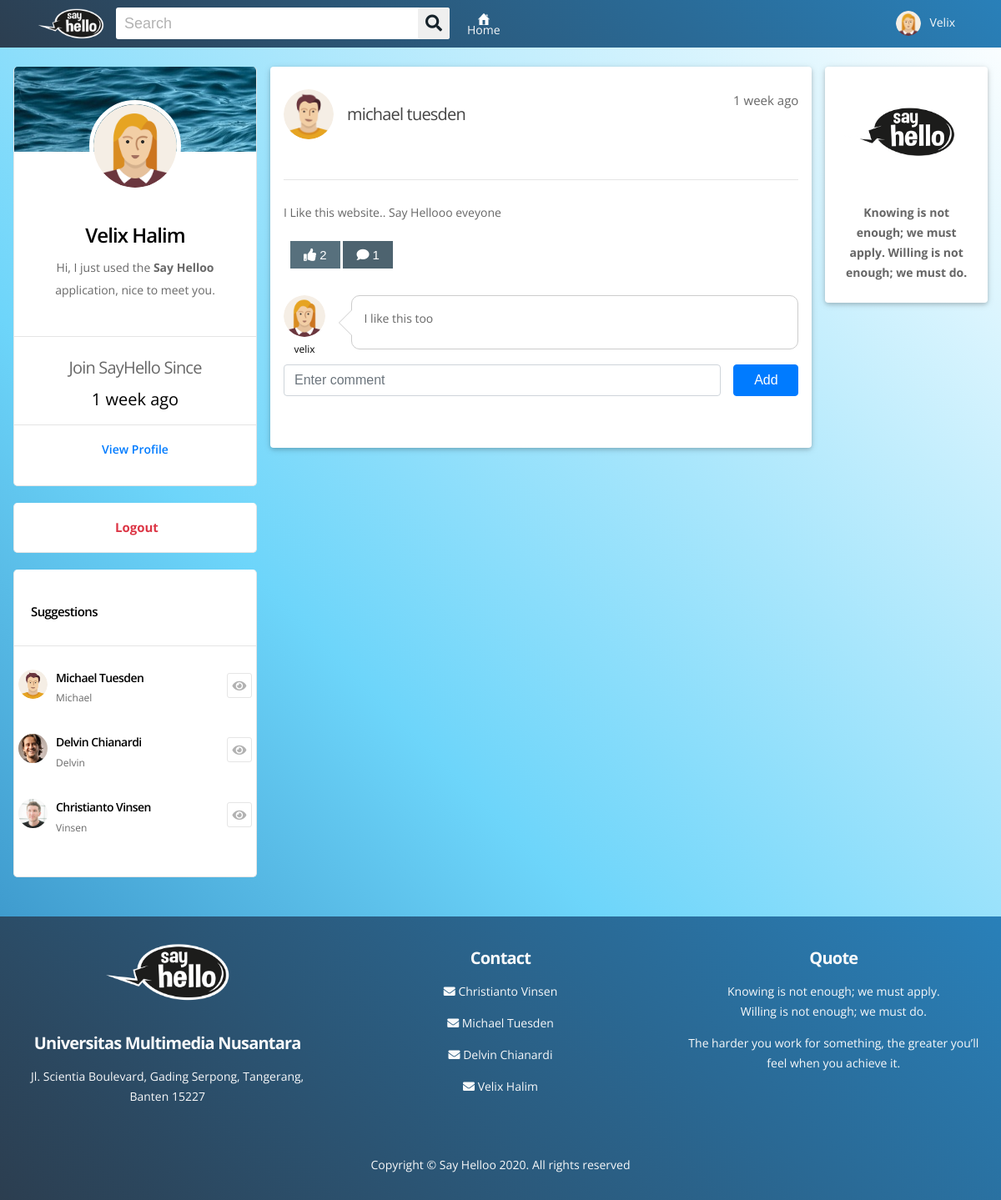
/view/moreChat.php?post_id=199 (signed in), run on the app's committed database.
### tables this page shows
CREATE TABLE `user` (
  `username` varchar(100) NOT NULL,
  `first_name` varchar(100) NOT NULL,
  `last_name` varchar(100) NOT NULL,
  `birth_date` date NOT NULL,
  `gender` varchar(1) NOT NULL,
  `password` varchar(10000) NOT NULL,
  `photo_profile` varchar(1000) DEFAULT NULL,
  `cover_image` varchar(100) DEFAULT NULL,
  `description` varchar(1000) DEFAULT NULL,
  `connection` int(5) NOT NULL,
  `created_at` timestamp NULL DEFAULT NULL,
  `updated_at` timestamp NULL DEFAULT NULL,
  `deleted_at` timestamp NULL DEFAULT NULL
);

CREATE TABLE `post` (
  `post_id` int(11) NOT NULL,
  `creator_username` varchar(100) NOT NULL,
  `content` varchar(5000) DEFAULT NULL,
  `images` varchar(5000) DEFAULT NULL,
  `total_likes` int(11) DEFAULT NULL,
  `total_comments` int(11) DEFAULT NULL,
  `created_at` timestamp NULL DEFAULT NULL,
  `updated_at` timestamp NULL DEFAULT NULL,
  `deleted_at` timestamp NULL DEFAULT NULL
);

CREATE TABLE `post_comments` (
  `no` int(11) NOT NULL,
  `post_id` int(11) NOT NULL,
  `commenter` varchar(100) NOT NULL,
  `comment` varchar(5000) DEFAULT NULL,
  `created_at` timestamp NULL DEFAULT NULL,
  `updated_at` timestamp NULL DEFAULT NULL,
  `deleted_at` timestamp NULL DEFAULT NULL
);

### view/moreChat.php (the view, shortened to what the rows shown need)
<?php
    include "../controller/show_post_controller.php";
    include "../controller/show_mini_profile_controller.php";
    include "../controller/suggestion_controller.php";
?>
<!DOCTYPE html>
<html>
<head>
    <link rel="stylesheet" href="../assets/css/w3.css">
    <link rel="stylesheet" href="../assets/css/theme-blue-grey.css">
    <link rel="stylesheet" href="../assets/plugins/fontawesome/css/all.min.css">
    <link rel="stylesheet" href="../assets/plugins/fontawesome/css/fontawesome.min.css">
    <link rel="stylesheet" href="https://stackpath.bootstrapcdn.com/bootstrap/4.4.1/css/bootstrap.min.css">
    <link rel="stylesheet" href="../assets/css/demo.css">
    <link rel="stylesheet" href="../assets/css/dropify.min.css">
    <link rel="stylesheet" href="../assets/css/animate.css">
    <link rel="stylesheet" href="../assets/css/styles.css">
</head>
<body class="w3-theme-l5">
        <?php
            include "header.php";
        ?>
    <div class="w3-container w3-content" id="main_content" style="max-width:1400px;margin-top:80px">
        <div class="w3-row">
            <div class="w3-col m3 animated slideInLeft">
                <?php
                    include "leftbar.php";
                ?>
            </div>
            <div class="w3-col m7 animated fadeIn faster">
                <div class="w3-container w3-card w3-white w3-round w3-margin responsive-margin mt-0 pb-3">
                    <br>
                    <?php
                        include '../controller/comment.php';
                        $post_id = $_GET['post_id'];
                        $postData = array(
                            "where" => array(
                                "post_id" => $post_id
                            ),
                            "order_by" => "created_at DESC",
                            "return_type" => "single"
                        );
                        $postData = $db->getRows("post", $postData);
                        $dataUser = getUser($post_id);
                    ?>
                    <a href="profile.php?u=<?php echo $dataUser[0][1] ?>"><img class="w3-left w3-circle w3-margin-right" src="../assets/images/<?php if(isset($dataUser[0][10]) && $dataUser[0][10] != null && file_exists('../assets/images/user_photos/' . $dataUser[0][10])) echo "user_photos/".$dataUser[0][10]; else if($dataUser[0][0] == "F") echo "avatar_female.png"; else echo "avatar_male.png"; ?>" alt="<?php echo $first_name . " " . $last_name; ?>" width="60px" height="60px" style="object-fit: cover;"></a>
                    <span class="w3-right w3-opacity"><?php echo time_elapsed_string($postData['created_at']); ?></span>
                    <a href="profile.php?u=<?php echo $dataUser[0][1] ?>" style="text-decoration: none"><h4 class="mt-3"><?php echo $dataUser[0][7] . ' ' . $dataUser[0][8]; ?></h4></a>
                    <br>
                    <hr class="w3-clear">
                    <p class="mt-2"><?php echo $postData['content']; ?></p>
                    <form class="like_this_post">
                        <button type="submit" class="w3-button w3-theme-d1 w3-margin-bottom mt-2 ml-2"><i class="fa fa-thumbs-up h-100"></i> <span id="like<?php echo $postData['post_id'] ?>"><?php if($postData["total_likes"]) echo $postData["total_likes"]; else echo 0; ?> </span></button>
                        <button type="button" class="w3-button w3-theme-d2 w3-margin-bottom mt-2 dcr-none"><i class="fa fa-comment"></i>  <?php if($postData["total_comments"]) echo $postData["total_comments"]; else echo 0; ?></button>
                    </form>
                    <div class="panel panel-default post py-3">
                    <div class="panel-body">
                    <?php
                        foreach(showComments($post_id) as $data){
                    ?>
                    <div class="row">
                        <div class="col-lg-1-5 col-md-2 col-sm-3 col-3" style="padding-bottom: 5px !important">
                            <a href="profile.php?u=<?php echo $data[2]?>" class="post-avatar thumbnail verticalhorizontal w-100 dcr-none">
                                <img src="../assets/images/<?php if(isset($data[7]) && $data[7] != null && file_exists('../assets/images/user_photos/' . $data[7])) echo "user_photos/".$data[7]; else if(strtoupper($data[8]) == "F") echo "avatar_female.png"; else echo "avatar_male.png"; ?> " alt="<?php $data[9] + "'s Avatar" ?>" width="50px" height="50px" class="rounded-circle" style="object-fit: cover;">
                                <div class="text-center vw1"><small><?php echo $data[2]; ?></small></div>
                            </a>
                        </div>
                        <div class="col-lg-10-5 col-md-10 col-sm-9 col-9" style="padding-bottom: 5px !important">
                            <div class="bubble w-100">
                                <div class="pointer">
                                    <p class="m-0"><?php echo $data[3]; ?></p>
                                </div>
                            </div>
                        </div>
                    </div>
                    <?php
                        }
                    ?>
                </div>
            </div>
        </div>
    </div>
            <?php
                include "rightbar.php"
            ?>
        </div>
    </div>
    <br>
    <?php
        include "footer.php";
    ?>
</body>
</html>

### view/leftbar.php (shortened to what the rows shown need)
<!DOCTYPE html>
<html>
<head>
    <link rel="stylesheet" href="../assets/css/w3.css">
    <link rel="stylesheet" href="../assets/css/theme-blue-grey.css">
    <link rel="stylesheet" href="../assets/plugins/fontawesome/css/all.min.css">
    <link rel="stylesheet" href="../assets/plugins/fontawesome/css/fontawesome.min.css">
    <link rel="stylesheet" href="https://stackpath.bootstrapcdn.com/bootstrap/4.4.1/css/bootstrap.min.css">
</head>
<body>
    <div class="main-left-sidebar no-margin">
        <div class="user-data full-width" style="border-radius: 5px; overflow: hidden;">
            <div class="user-profile">
                <a href="profile.php?u=<?php echo $_SESSION['username'];?>">
                    <div class="username-dt w-100 h-100" <?php if(isset($miniProfile['cover_image']) && $miniProfile['cover_image'] != null && file_exists('../assets/images/user_photos/' . $miniProfile['cover_image']) ) { echo "style='background-image: url(../assets/images/user_photos/"; echo $miniProfile['cover_image'] . ") !important '" ;  } else { echo "style='background-image: url(../assets/images/cover.png" . ") !important'" ; }  ?>>
                        <div class="usr-pic profile-post">
                            <img class="w-100 h-100" src="../assets/images/<?php if(isset($miniProfile['photo_profile']) && $miniProfile['photo_profile'] != null && file_exists('../assets/images/user_photos/' . $miniProfile['photo_profile'])) echo "user_photos/".$miniProfile['photo_profile']; else if($miniProfile['gender'] == "F") echo "avatar_female.png"; else echo "avatar_male.png"; ?>" alt="<?php echo $miniProfile['first_name'] . " " . $miniProfile['last_name']; ?>" style="object-fit: cover;">
                        </div>
                    </div>
                    <div class="user-specs px-4">
                        <h3><?php echo $miniProfile['first_name'] . " " . $miniProfile['last_name']; ?></h3>
                        <span><?php if($miniProfile['description']) echo $miniProfile['description']; else echo "Hi, I just used the <b>Say Helloo</b> application, nice to meet you."; ?></span>
                    </div>
                </a>
            </div>
            <ul class="user-fw-status">
                <li>
                    <h4 class="mt-2">Join SayHello Since</h4>
                    <span><?php echo time_elapsed_string($Profile['created_at']) ?></span>
                </li>
            </ul>
        </div>
        <div class="suggestions full-width" style="border-radius: 5px; overflow: hidden;">
            <div class="suggestions-list">
                <?php
                    if(!empty($Users)){
                        foreach($Users as $user){
                ?>
                            <div class="suggestion-usd">
                                <a href="profile.php?u=<?php echo $user['username'] ?>"><img src="../assets/images/<?php if(isset($user['photo_profile']) && $user['photo_profile'] != null && file_exists('../assets/images/user_photos/' . $user['photo_profile'])) echo "user_photos/".$user['photo_profile']; else if(strtoupper($user['gender']) == "F") echo "avatar_female.png"; else echo "avatar_male.png"; ?> " width="35px" height="35px">
                                <div class="sgt-text" style="text-transform: capitalize;">
                                    <h4 class="m-0"><?php echo $user['first_name'] . " " . $user['last_name'] ?></h4>
                                    <span class="m-0"><?php echo $user['username'] ?></span>
                                </div></a>
                                <span><a href="profile.php?u=<?php echo $user['username'] ?>"><i class="fa fa-eye"></i></a></span>
                            </div>
                <?php
                        }
                    }else{
                ?>
                    <div class="suggestion-usd my-0 py-0">
                        <p>There is no Suggestion for you</p>
                    </div>
                <?php
                    }
                ?>
            </div>
        </div>
    </div>
</body>
</html>

### data on the page
user: cover_image (picture), first_name "Velix", last_name "Halim", created_at "1 week ago"
user: first_name "Michael", last_name "Tuesden", username "Michael"
user: photo_profile (picture), first_name "Delvin", last_name "Chianardi", username "Delvin"
user: photo_profile (picture), first_name "Christianto", last_name "Vinsen", username "Vinsen"
post: created_at "1 week ago", creator_username.last_name "tuesden", content "I Like this website.. Say Hellooo eveyone", total_likes "2", total_comments "1"
post_comments: commenter "velix", comment "I like this too"

### other printed values
$_SESSION['username'] "Velix"
$dataUser[0][7] "michael"
